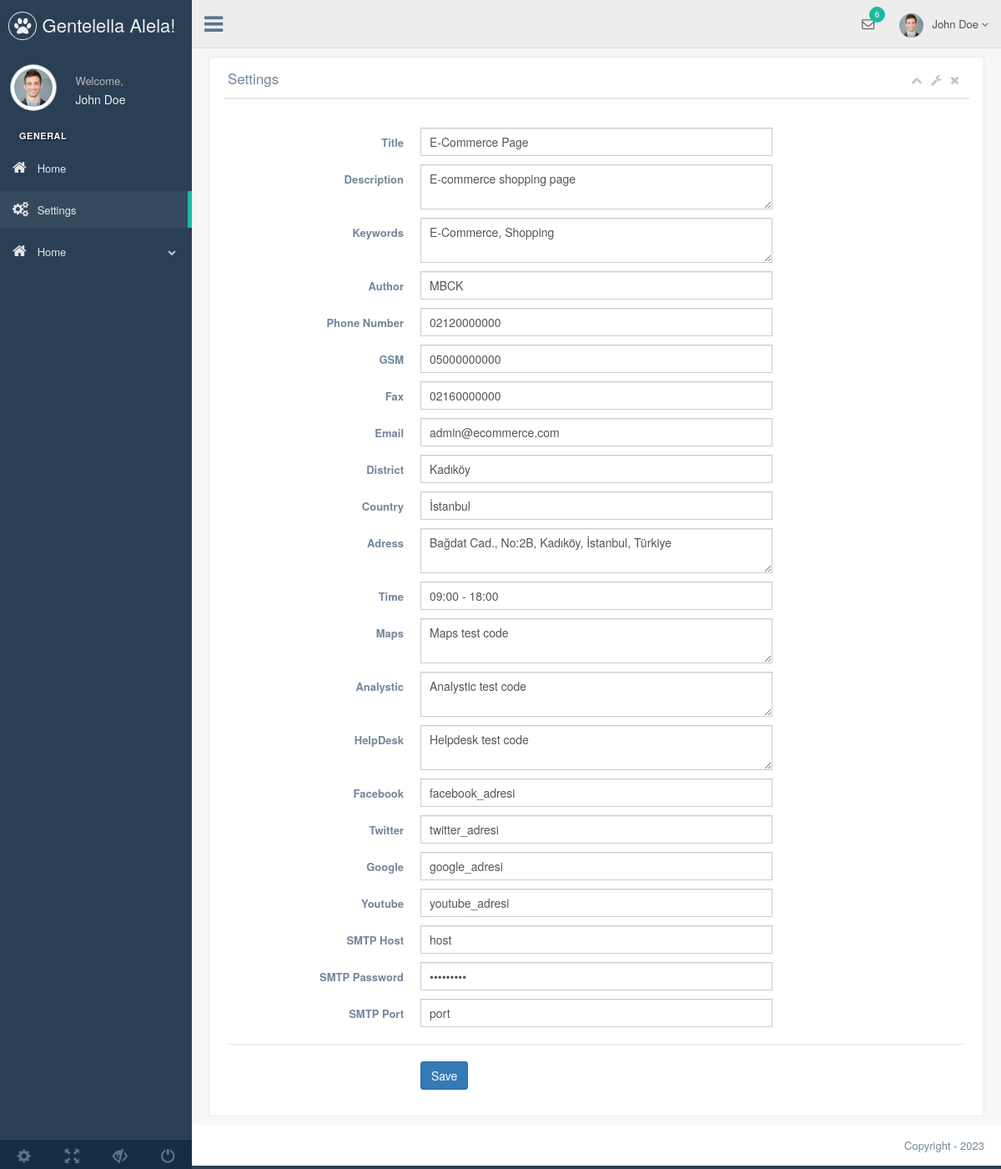
Page /admin/production/setting.php on the committed database.
### tables this page shows
CREATE TABLE `setting` (
  `setting_id` int(11) NOT NULL,
  `setting_logo` varchar(150) DEFAULT NULL,
  `setting_title` varchar(250) DEFAULT NULL,
  `setting_description` varchar(250) DEFAULT NULL,
  `setting_keywords` varchar(250) DEFAULT NULL,
  `setting_author` varchar(100) DEFAULT NULL,
  `setting_tel` varchar(50) DEFAULT NULL,
  `setting_gsm` varchar(50) DEFAULT NULL,
  `setting_fax` varchar(50) DEFAULT NULL,
  `setting_mail` varchar(50) DEFAULT NULL,
  `setting_district` varchar(50) DEFAULT NULL,
  `setting_country` varchar(50) DEFAULT NULL,
  `setting_adress` varchar(250) DEFAULT NULL,
  `setting_time` varchar(250) DEFAULT NULL,
  `setting_maps` varchar(250) DEFAULT NULL,
  `setting_analystic` varchar(250) DEFAULT NULL,
  `setting_desk` varchar(250) DEFAULT NULL,
  `setting_facebook` varchar(100) DEFAULT NULL,
  `setting_twitter` varchar(100) DEFAULT NULL,
  `setting_google` varchar(100) DEFAULT NULL,
  `setting_youtube` varchar(100) DEFAULT NULL,
  `setting_smtphost` varchar(50) DEFAULT NULL,
  `setting_smtppassword` varchar(50) DEFAULT NULL,
  `setting_smtpport` varchar(50) DEFAULT NULL,
  `setting_live` enum('0','1') NOT NULL DEFAULT '1'
);

### admin/production/setting.php (the view, shortened to what this page needs)
<?php
require_once 'header.php';
$sql=$db->prepare("SELECT * FROM setting WHERE setting_id=:id");
$sql->execute(['id' => 1]);
$settingbring=$sql->fetch(PDO::FETCH_ASSOC);
?>
<div class="right_col" role="main">
    <div class="">
        <div class="row">
            <div class="col-md-12 col-sm-12 col-xs-12">
                <div class="x_panel">
                    <div class="x_title">
                        <h2>Settings</h2>
                        <ul class="nav navbar-right panel_toolbox">
                            <li><a class="collapse-link"><i class="fa fa-chevron-up"></i></a>
                            </li>
                            <li class="dropdown">
                                <a href="#" class="dropdown-toggle" data-toggle="dropdown" role="button"
                                    aria-expanded="false"><i class="fa fa-wrench"></i></a>
                            </li>
                            <li><a class="close-link"><i class="fa fa-close"></i></a>
                            </li>
                        </ul>
                        <div class="clearfix"></div>
                    </div>
                    <div class="x_content">
                        <br />
                        <form action="../system/work.php" method="POST" id="demo-form2" data-parsley-validate class="form-horizontal form-label-left">
                            <div class="form-group">
                                <label class="control-label col-md-3 col-sm-3 col-xs-12" for="title">Title</label>
                                <div class="col-md-6 col-sm-6 col-xs-12">
                                    <input type="text" name="setting_title" value="<?php echo $settingbring['setting_title']; ?>" required class="form-control col-md-7 col-xs-12">
                                </div>
                            </div>
                            <div class="form-group">
                                <label class="control-label col-md-3 col-sm-3 col-xs-12" for="description">Description</label>
                                <div class="col-md-6 col-sm-6 col-xs-12">
                                    <textarea required name="setting_description" class="form-control col-md-7 col-xs-12"><?php echo $settingbring['setting_description']; ?></textarea>
                                </div>
                            </div>
                            <div class="form-group">
                                <label class="control-label col-md-3 col-sm-3 col-xs-12" for="keywords">Keywords</label>
                                <div class="col-md-6 col-sm-6 col-xs-12">
                                    <textarea required name="setting_keywords" class="form-control col-md-7 col-xs-12"><?php echo $settingbring['setting_keywords']; ?></textarea>
                                </div>
                            </div>
                            <div class="form-group">
                                <label class="control-label col-md-3 col-sm-3 col-xs-12" for="author">Author</label>
                                <div class="col-md-6 col-sm-6 col-xs-12">
                                    <input type="text" name="setting_author" value="<?php echo $settingbring['setting_author']; ?>" required class="form-control col-md-7 col-xs-12">
                                </div>
                            </div>
                            <div class="form-group">
                                <label class="control-label col-md-3 col-sm-3 col-xs-12" for="phone_number">Phone Number</label>
                                <div class="col-md-6 col-sm-6 col-xs-12">
                                    <input type="text" name="setting_tel" value="<?php echo $settingbring['setting_tel']; ?>" required class="form-control col-md-7 col-xs-12">
                                </div>
                            </div>
                            <div class="form-group">
                                <label class="control-label col-md-3 col-sm-3 col-xs-12" for="gsm">GSM</label>
                                <div class="col-md-6 col-sm-6 col-xs-12">
                                    <input type="text" name="setting_gsm" value="<?php echo $settingbring['setting_gsm']; ?>" required class="form-control col-md-7 col-xs-12">
                                </div>
                            </div>
                            <div class="form-group">
                                <label class="control-label col-md-3 col-sm-3 col-xs-12" for="fax">Fax</label>
                                <div class="col-md-6 col-sm-6 col-xs-12">
                                    <input type="text" name="setting_fax" value="<?php echo $settingbring['setting_fax']; ?>" required class="form-control col-md-7 col-xs-12">
                                </div>
                            </div>
                            <div class="form-group">
                                <label class="control-label col-md-3 col-sm-3 col-xs-12" for="email">Email</label>
                                <div class="col-md-6 col-sm-6 col-xs-12">
                                    <input type="mail" name="setting_mail" value="<?php echo $settingbring['setting_mail']; ?>" required class="form-control col-md-7 col-xs-12">
                                </div>
                            </div>
                            <div class="form-group">
                                <label class="control-label col-md-3 col-sm-3 col-xs-12" for="district">District</label>
                                <div class="col-md-6 col-sm-6 col-xs-12">
                                    <input type="text" name="setting_district" value="<?php echo $settingbring['setting_district']; ?>" required class="form-control col-md-7 col-xs-12">
                                </div>
                            </div>
                            <div class="form-group">
                                <label class="control-label col-md-3 col-sm-3 col-xs-12" for="country">Country</label>
                                <div class="col-md-6 col-sm-6 col-xs-12">
                                    <input type="text" name="setting_country" value="<?php echo $settingbring['setting_country']; ?>" required class="form-control col-md-7 col-xs-12">
                                </div>
                            </div>
                            <div class="form-group">
                                <label class="control-label col-md-3 col-sm-3 col-xs-12" for="adress">Adress</label>
                                <div class="col-md-6 col-sm-6 col-xs-12">
                                    <textarea required name="setting_adress" class="form-control col-md-7 col-xs-12"><?php echo $settingbring['setting_adress']; ?></textarea>
                                </div>
                            </div>
                            <div class="form-group">
                                <label class="control-label col-md-3 col-sm-3 col-xs-12" for="time">Time</label>
                                <div class="col-md-6 col-sm-6 col-xs-12">
                                    <input type="text" name="setting_time" value="<?php echo $settingbring['setting_time']; ?>" required class="form-control col-md-7 col-xs-12">
                                </div>
                            </div>
                            <div class="form-group">
                                <label class="control-label col-md-3 col-sm-3 col-xs-12" for="maps">Maps</label>
                                <div class="col-md-6 col-sm-6 col-xs-12">
                                    <textarea name="setting_maps" class="form-control col-md-7 col-xs-12"><?php echo $settingbring['setting_maps']; ?></textarea>
                                </div>
                            </div>
                            <div class="form-group">
                                <label class="control-label col-md-3 col-sm-3 col-xs-12" for="analystic">Analystic</label>
                                <div class="col-md-6 col-sm-6 col-xs-12">
                                    <textarea name="setting_analystic" class="form-control col-md-7 col-xs-12"><?php echo $settingbring['setting_analystic']; ?></textarea>
                                </div>
                            </div>
                            <div class="form-group">
                                <label class="control-label col-md-3 col-sm-3 col-xs-12" for="desk">HelpDesk</label>
                                <div class="col-md-6 col-sm-6 col-xs-12">
                                    <textarea name="setting_desk" class="form-control col-md-7 col-xs-12"><?php echo $settingbring['setting_desk']; ?></textarea>
                                </div>
                            </div>
                            <div class="form-group">
                                <label class="control-label col-md-3 col-sm-3 col-xs-12" for="facebook">Facebook</label>
                                <div class="col-md-6 col-sm-6 col-xs-12">
                                    <input type="text" name="setting_facebook" value="<?php echo $settingbring['setting_facebook']; ?>" required class="form-control col-md-7 col-xs-12">
                                </div>
                            </div>
                            <div class="form-group">
                                <label class="control-label col-md-3 col-sm-3 col-xs-12" for="twitter">Twitter</label>
                                <div class="col-md-6 col-sm-6 col-xs-12">
                                    <input type="text" name="setting_twitter" value="<?php echo $settingbring['setting_twitter']; ?>" required class="form-control col-md-7 col-xs-12">
                                </div>
                            </div>
                            <div class="form-group">
                                <label class="control-label col-md-3 col-sm-3 col-xs-12" for="google">Google</label>
                                <div class="col-md-6 col-sm-6 col-xs-12">
                                    <input type="text" name="setting_google" value="<?php echo $settingbring['setting_google']; ?>" required class="form-control col-md-7 col-xs-12">
                                </div>
                            </div>
                            <div class="form-group">
                                <label class="control-label col-md-3 col-sm-3 col-xs-12" for="youtube">Youtube</label>
                                <div class="col-md-6 col-sm-6 col-xs-12">
                                    <input type="text" name="setting_youtube" value="<?php echo $settingbring['setting_youtube']; ?>" required class="form-control col-md-7 col-xs-12">
                                </div>
                            </div>
                            <div class="form-group">
                                <label class="control-label col-md-3 col-sm-3 col-xs-12" for="smtphost">SMTP Host</label>
                                <div class="col-md-6 col-sm-6 col-xs-12">
                                    <input type="text" name="setting_smtphost" value="<?php echo $settingbring['setting_smtphost']; ?>" class="form-control col-md-7 col-xs-12">
                                </div>
                            </div>
                            <div class="form-group">
                                <label class="control-label col-md-3 col-sm-3 col-xs-12" for="smtppassword">SMTP Password</label>
                                <div class="col-md-6 col-sm-6 col-xs-12">
                                    <input type="password" name="setting_smtppassword" value="<?php echo $settingbring['setting_smtppassword']; ?>" class="form-control col-md-7 col-xs-12">
                                </div>
                            </div>
                            <div class="form-group">
                                <label class="control-label col-md-3 col-sm-3 col-xs-12" for="smtpport">SMTP Port</label>
                                <div class="col-md-6 col-sm-6 col-xs-12">
                                    <input type="text" name="setting_smtpport" value="<?php echo $settingbring['setting_smtpport']; ?>" class="form-control col-md-7 col-xs-12">
                                </div>
                            </div>
                            <div class="ln_solid"></div>
                            <div class="form-group">
                                <div class="col-md-6 col-sm-6 col-xs-12 col-md-offset-3">
                                    <button type="submit" name="setting_save" class="btn btn-primary">Save</button>
                                </div>
                            </div>
                        </form>
                    </div>
                </div>
            </div>
        </div>
    </div>
</div>
<?php require_once 'footer.php'; ?>

### rows in the picture
setting: setting_title "E-Commerce Page", setting_description "E-commerce shopping page", setting_keywords "E-Commerce, Shopping", setting_author "MBCK", setting_tel "02120000000", setting_gsm "05000000000", setting_fax "02160000000", setting_mail "admin@ecommerce.com", setting_district "Kadıköy", setting_country "İstanbul", setting_adress "Bağdat Cad., No:2B, Kadıköy, İstanbul, Türkiye", setting_time "09:00 - 18:00", setting_maps "Maps test code", setting_analystic "Analystic test code", setting_desk "Helpdesk test code", setting_facebook "facebook_adresi", setting_twitter "twitter_adresi", setting_google "google_adresi", setting_youtube "youtube_adresi", setting_smtphost "host", setting_smtpport "port"
